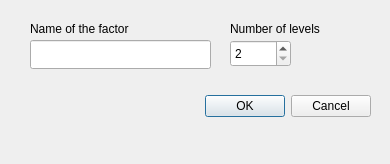
<?xml version="1.0" encoding="UTF-8"?>
<ui version="4.0">
 <class>Dialog</class>
 <widget class="QDialog" name="Dialog">
  <property name="geometry">
   <rect>
    <x>0</x>
    <y>0</y>
    <width>390</width>
    <height>164</height>
   </rect>
  </property>
  <property name="windowTitle">
   <string>Set factor</string>
  </property>
  <widget class="QDialogButtonBox" name="buttonBox">
   <property name="geometry">
    <rect>
     <x>30</x>
     <y>90</y>
     <width>341</width>
     <height>32</height>
    </rect>
   </property>
   <property name="orientation">
    <enum>Qt::Horizontal</enum>
   </property>
   <property name="standardButtons">
    <set>QDialogButtonBox::Cancel|QDialogButtonBox::Ok</set>
   </property>
  </widget>
  <widget class="QLineEdit" name="lineEdit">
   <property name="geometry">
    <rect>
     <x>30</x>
     <y>40</y>
     <width>181</width>
     <height>29</height>
    </rect>
   </property>
  </widget>
  <widget class="QSpinBox" name="spinBox">
   <property name="geometry">
    <rect>
     <x>230</x>
     <y>40</y>
     <width>61</width>
     <height>27</height>
    </rect>
   </property>
   <property name="minimum">
    <number>2</number>
   </property>
  </widget>
  <widget class="QLabel" name="label">
   <property name="geometry">
    <rect>
     <x>30</x>
     <y>20</y>
     <width>171</width>
     <height>17</height>
    </rect>
   </property>
   <property name="text">
    <string>Name of the factor</string>
   </property>
  </widget>
  <widget class="QLabel" name="label_2">
   <property name="geometry">
    <rect>
     <x>230</x>
     <y>20</y>
     <width>101</width>
     <height>17</height>
    </rect>
   </property>
   <property name="text">
    <string>Number of levels</string>
   </property>
  </widget>
 </widget>
 <tabstops>
  <tabstop>lineEdit</tabstop>
  <tabstop>spinBox</tabstop>
 </tabstops>
 <resources/>
 <connections>
  <connection>
   <sender>buttonBox</sender>
   <signal>accepted()</signal>
   <receiver>Dialog</receiver>
   <slot>accept()</slot>
   <hints>
    <hint type="sourcelabel">
     <x>248</x>
     <y>254</y>
    </hint>
    <hint type="destinationlabel">
     <x>157</x>
     <y>274</y>
    </hint>
   </hints>
  </connection>
  <connection>
   <sender>buttonBox</sender>
   <signal>rejected()</signal>
   <receiver>Dialog</receiver>
   <slot>reject()</slot>
   <hints>
    <hint type="sourcelabel">
     <x>316</x>
     <y>260</y>
    </hint>
    <hint type="destinationlabel">
     <x>286</x>
     <y>274</y>
    </hint>
   </hints>
  </connection>
 </connections>
</ui>
